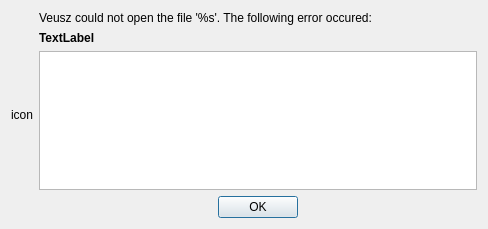
<ui version="4.0" >
 <class>ErrorLoadingDialog</class>
 <widget class="QDialog" name="Dialog" >
  <property name="windowModality" >
   <enum>Qt::WindowModal</enum>
  </property>
  <property name="geometry" >
   <rect>
    <x>0</x>
    <y>0</y>
    <width>488</width>
    <height>229</height>
   </rect>
  </property>
  <property name="windowTitle" >
   <string>Error opening file</string>
  </property>
  <layout class="QHBoxLayout" >
   <item>
    <widget class="QLabel" name="iconlabel" >
     <property name="text" >
      <string>icon</string>
     </property>
    </widget>
   </item>
   <item>
    <layout class="QVBoxLayout" >
     <item>
      <widget class="QLabel" name="errorlabel" >
       <property name="text" >
        <string>Veusz could not open the file '%s'. The following error occured:</string>
       </property>
       <property name="wordWrap" >
        <bool>true</bool>
       </property>
      </widget>
     </item>
     <item>
      <widget class="QLabel" name="errormessagelabel" >
       <property name="font" >
        <font>
         <weight>75</weight>
         <bold>true</bold>
        </font>
       </property>
       <property name="text" >
        <string>TextLabel</string>
       </property>
      </widget>
     </item>
     <item>
      <widget class="QTextEdit" name="errortextedit" >
       <property name="readOnly" >
        <bool>true</bool>
       </property>
      </widget>
     </item>
     <item>
      <widget class="QDialogButtonBox" name="buttonBox" >
       <property name="orientation" >
        <enum>Qt::Horizontal</enum>
       </property>
       <property name="standardButtons" >
        <set>QDialogButtonBox::Ok</set>
       </property>
       <property name="centerButtons" >
        <bool>true</bool>
       </property>
      </widget>
     </item>
    </layout>
   </item>
  </layout>
 </widget>
 <resources/>
 <connections>
  <connection>
   <sender>buttonBox</sender>
   <signal>accepted()</signal>
   <receiver>Dialog</receiver>
   <slot>accept()</slot>
   <hints>
    <hint type="sourcelabel" >
     <x>248</x>
     <y>254</y>
    </hint>
    <hint type="destinationlabel" >
     <x>157</x>
     <y>274</y>
    </hint>
   </hints>
  </connection>
  <connection>
   <sender>buttonBox</sender>
   <signal>rejected()</signal>
   <receiver>Dialog</receiver>
   <slot>reject()</slot>
   <hints>
    <hint type="sourcelabel" >
     <x>316</x>
     <y>260</y>
    </hint>
    <hint type="destinationlabel" >
     <x>286</x>
     <y>274</y>
    </hint>
   </hints>
  </connection>
 </connections>
</ui>
